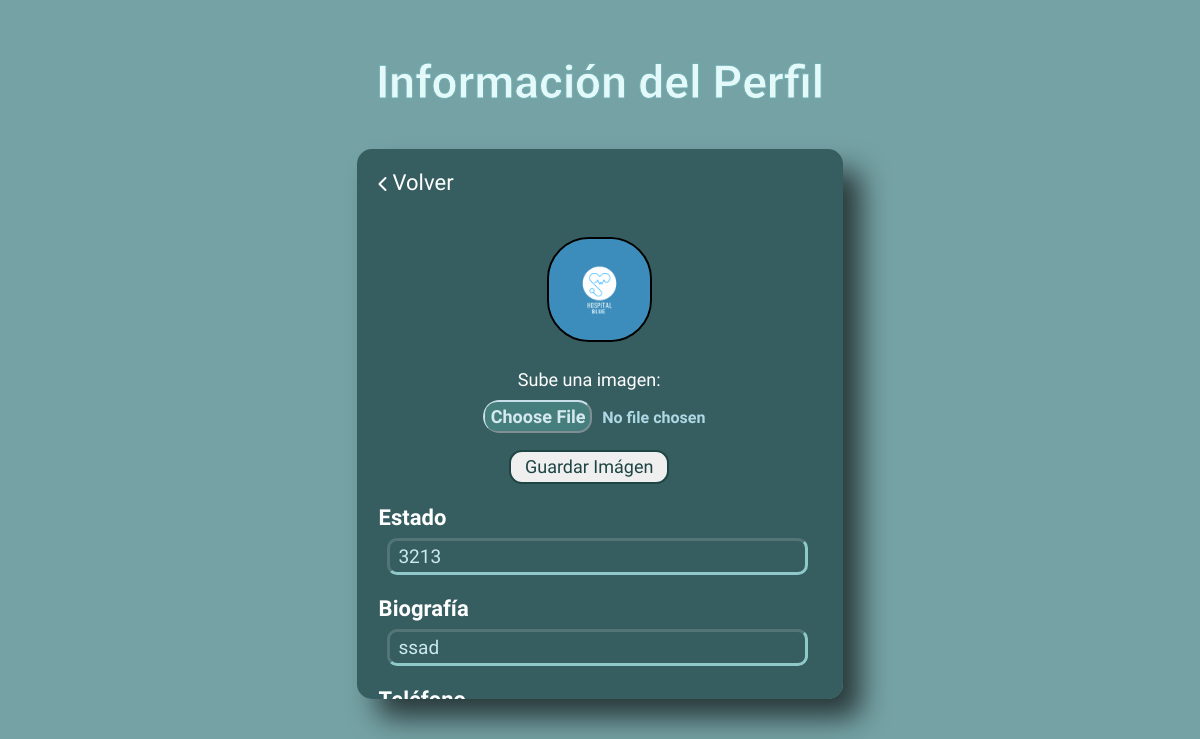
Screenshot of /Main/profile.php (signed in) with the database file from the repository.
### tables this page shows
CREATE TABLE `profile_3213` (
  `id_profile` int(10) unsigned NOT NULL AUTO_INCREMENT,
  `user` varchar(15) NOT NULL,
  `status` varchar(30) NOT NULL,
  `biography` varchar(90) NOT NULL,
  `phone` varchar(10) NOT NULL,
  `url_profile` varchar(50) NOT NULL,
  PRIMARY KEY (`id_profile`)
);

### Main/profile.php (the view, shortened to what this page needs)
<?php
include 'conection.php';
$usuario = $_SESSION['username'];
if(isset($_SESSION['admin']))
{
    $sql = "SELECT user FROM admins WHERE user = '".$usuario."' ";
    $result = $con->query($sql);
    if ($result->num_rows > 0) {
    while($row = $result->fetch_assoc()) {
        $ids_user = $row["user"];
    }
    }
}
else{
    $sql = "SELECT DNI FROM register WHERE name2 = '".$usuario."' ";
    $result = $con->query($sql);
    if ($result->num_rows > 0) {
      while($row = $result->fetch_assoc()) {
        $ids_user = $row["DNI"];
      }
    }
}
 $table_profile = 'profile_'.$ids_user;
$data_profile = array();
$sql = "SELECT  * FROM $table_profile WHERE user = '".$usuario."'  ORDER BY `id_profile` ASC";
$result = $con->query($sql);
if ($result->num_rows > 0) {
while($row = $result->fetch_assoc()) {
    $data_profile[0] = $row["status"];
    $data_profile[1] = $row["biography"];
    $data_profile[2] = $row["phone"];
    $data_profile[3] = $row["url_profile"];
    }
}
echo '<!DOCTYPE html>
<html lang="en">
<head>
    <link href="https://cdn.jsdelivr.net/npm/bootstrap@5.0.2/dist/css/bootstrap.min.css" rel="stylesheet">
    <link rel="stylesheet" type="text/css" href="css/profile.css">
</head>
<body>
    <br><center><p id="p1"> Información del Perfil</p></center>
    <div id="rectanguloContenedor" class="container">
        <div id="volverBoth">
            <i class="fas fa-chevron-left" id="volverAtrasElemento"></i>
            <a id="volverAtras" onmouseover="cambioColor()" onmouseout="vueltaColor()" href="index.php"> Volver</a>
        </div>
        <form action="update-profile.php" method="POST" enctype="multipart/form-data">
            <div class="editProfilePicture">
                <img src="'.$data_profile[3].'" width="25%" id="profile" height="25%" style = "border-radius:40%; border: 2px solid black;"><br><br>
                <center><label style="color: white; font-size: 18px; margin-bottom: 1.5%;">Sube una imagen:</label>
                <input id="inputFileBT" type="file" name="uploadedFile" />
                <button name="upload_file_btn">Guardar Imágen</button></center></div>
                <label class="textoRectagulo">Estado</label><br>
                <input class="inputTexto" type="text" placeholder="'.$data_profile[0].'" name="status" value="'.$data_profile[0].'"><br>
                <label class="textoRectagulo">Biografía</label><br>
                <input class="inputTexto" type="text" placeholder="'.$data_profile[1].'" name="biography" value="'.$data_profile[1].'" ><br>
                <label class="textoRectagulo">Teléfono</label><br>
                <input class="inputTexto" type="numeric" placeholder="'.$data_profile[2].'" name="phone" value="'.$data_profile[2].'""><br>
        </form>
    </div>
</body>
</html>';
?>

### Main/css/profile.css (style rules this page uses)
body { padding-right: 5%; background-color: #75a2a5; padding-left: 5%; padding-top: 2%; }
#rectanguloContenedor { background-color: #2b5153d5; margin-left: auto; margin-right: auto; width: 45%; height: 550px; padding-left: 2%; padding-bottom: 2%; padding-right: 4%; overflow: auto; border-radius: 15px; box-shadow: 19px 20px 28px -1px rgba(0, 0, 0, 0.65); -webkit-box-shadow: 19px 20px 28px -1px rgba(0, 0, 0, 0.65); -moz-box-shadow: 19px 20px 28px -1px rgba(0, 0, 0, 0.65); font-family: 'Raleway', sans-serif; }
.textoRectagulo { color: white; font-size: 22px; font-weight: 900; margin-bottom: 1%; }
.inputTexto { color: rgb(204, 233, 236); background-color: transparent; border-radius: 10px; border-color: rgb(143, 201, 202); border-width: 3px; margin-bottom: 4%; margin-left: 2%; width: 100%; height: 2.3rem; font-size: 19px; padding: 2%; }
#profile { margin-left: 40%; margin-top: 5%; }
#p1 { color: rgb(227, 249, 250); font-weight: 900; font-size: 46px; font-family: 'Raleway', sans-serif; margin-bottom: 3%; -webkit-text-stroke: 1px; -webkit-text-stroke-color: rgb(112, 172, 175); }
#inputFileBT { margin-left: 100px; height: 10%; border-radius: 17px; color: rgb(174, 217, 228); font-size: 16px; font-weight: 900; font-family: 'Raleway', sans-serif; gap: 5px; }
.editProfilePicture button { --color: #1e4444; font-family: inherit; display: inline-block; width: 10rem; height: 1.9em; margin-top: 17px; margin-bottom: 17px; position: relative; overflow: hidden; border: 2px solid var(--color); transition: color .2s; z-index: 1; font-size: 18px; border-radius: 13px; font-weight: 500; color: var(--color); }
.editProfilePicture button:before { content: ""; position: absolute; z-index: -1; background: var(--color); height: 150px; width: 200px; border-radius: 50%; }
.editProfilePicture button:before { top: 100%; left: 100%; transition: all .7s; }
#volverAtras { font-size: 22px; background-color: #02112400; color: white; text-decoration: none; }
#volverBoth { background-color: #072a5700; margin-bottom: 4%; margin-top: 4%; }
#volverAtrasElemento { color: white; background-color: #02112400; }

### rows the page displays
profile_3213: url_profile (picture), status "3213", biography "ssad"
